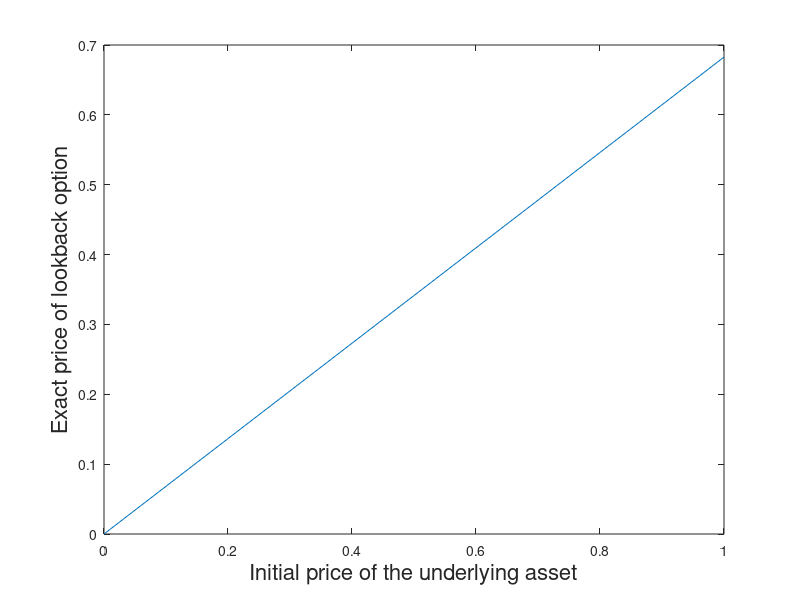

This chart was generated by the following MATLAB code:
sigm=1;
tau=1;
r=0.5;

x=0:0.1:1; %the initial asset price takes value from 0 to 1 and increases by 0.1
dp=1/(sigm*sqrt(tau))*(r+0.5*sigm^2)*tau; % expression of delta plus
dm=1/(sigm*sqrt(tau))*(r-0.5*sigm^2)*tau; % expression of delta minus

% the expression of option price i.e. (51) at initiation
V0=(1+sigm^2/2/r)*x*cdf('norm',dp,0,1)+exp(-r*tau)*x*cdf('norm',-dm,0,1)- ...
    (sigm^2/2/r)*exp(-r*tau)*x*cdf('norm',-dm,0,1)-x;

figure;
plot(x,V0)
xlabel('Initial price of the underlying asset','FontSize',16)
ylabel('Exact price of lookback option','FontSize',16,'Rotation',90)
V0(end)